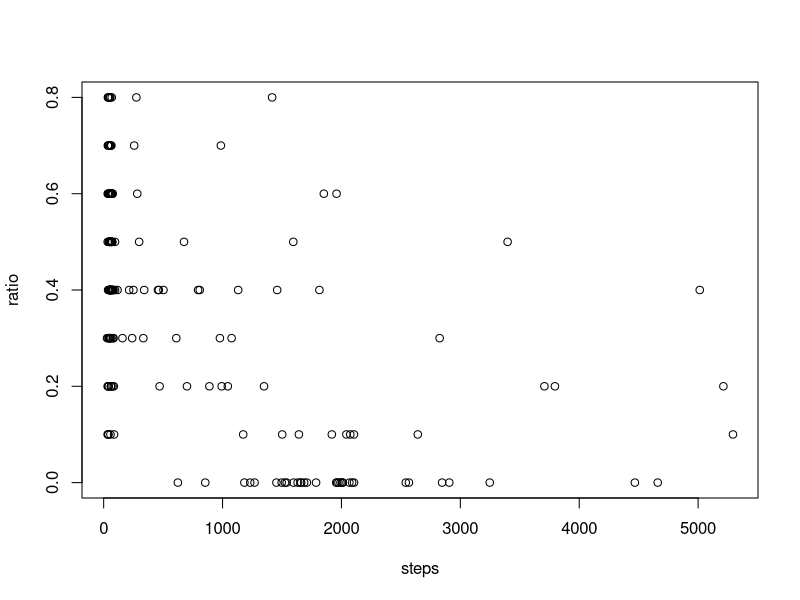

Reproduce this figure in R.
library(ggplot2)
df <- read.csv( file = 'plots0.csv', header = FALSE)
colnames(df) <- c('v1', 'v2', 'ratio', 'steps')
plot(ratio~steps, data=df)
